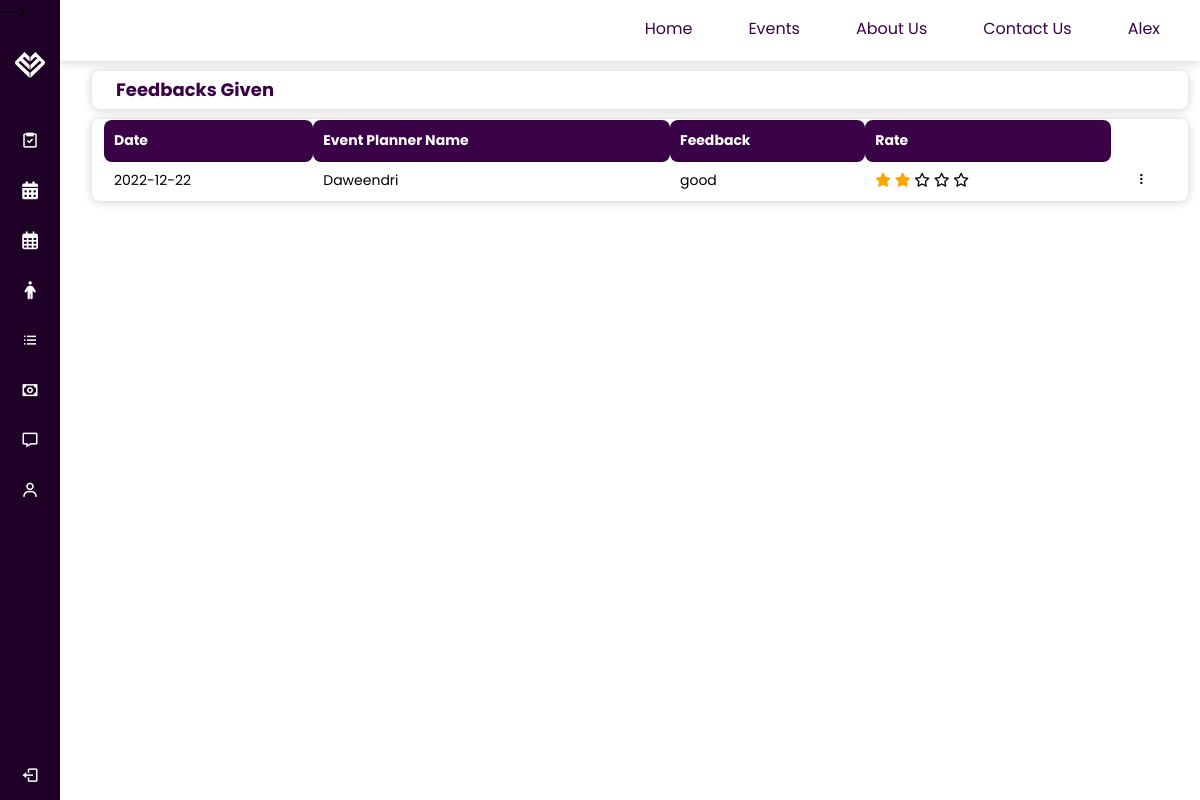
/pages/customer/ViewFeedback.php (signed in), run on the app's committed database.
### tables this page shows
CREATE TABLE `feedback` (
  `id` int(11) NOT NULL,
  `date` date NOT NULL,
  `name` varchar(50) NOT NULL,
  `text` varchar(255) NOT NULL,
  `rate` int(10) DEFAULT NULL
);

### pages/customer/ViewFeedback.php (the view, shortened to what this page needs)
<?php
include('customer_sidenav.php');
include('customer_header.php');
?>
<!DOCTYPE html>
<html>
<head>
    <link rel="stylesheet" href="../../css/eventPlannerMain.css">
    <link rel="stylesheet" href="../../css/Custcss3.css">
    <link rel="stylesheet" href="https://cdnjs.cloudflare.com/ajax/libs/font-awesome/4.7.0/css/font-awesome.min.css">
    <link rel="stylesheet" href="https://cdn.datatables.net/1.10.19/css/jquery.dataTables.min.css" />
</head>
<body>
 <div class="grid-container-payments">
        <div class="gridSearch">
            <div class="searchSec">
            <div class="page-title"> Feedbacks Given </div>
            </div>
        </div>
        <div class="gridMain">
            <table  id="example" class="display">
                <thead>
                    <tr>
                        <th>Date</th>
                        <th>Event Planner Name</th>
                        <th>Feedback</th>
                        <th>Rate</th>
                    </tr>
                </thead>
                <tbody>
                    <?php
                    $sName = "localhost";
                    $uName = "root";
                    $pass = "";
                    $db_name = "eventra";
                    $conn = mysqli_connect($sName, $uName, $pass, $db_name);
                    $sql = "SELECT * FROM `Feedback`";
                    $result = mysqli_query($conn, $sql);
                    while ($row = mysqli_fetch_assoc($result)) {
                    ?>
                        <tr>
                            <td><?php echo $row['date'] ?></td>
                            <td><?php echo $row['name'] ?></td>
                            <td><?php echo $row['text'] ?></td>
                            <td><?php $rate= $row['rate'];
                                for($i =0 ; $i < $rate; $i++){
                                    ?>
                                    <i class="fa-solid fa-star"></i>
                                    <?php
                                }
                                for($x=$rate; $x<5 ;$x++){
                                    ?>
                                    <i class="fa-regular fa-star"></i>
                                    <?php
                                }
                            ?></td>
                            <td class="tCenter menu">&#10247
                        </td>
                        <?php
                    }
                        ?>
                        </tr>
                </tbody>
            </table>
        </div>
    </div>
</body>
</html>

### css/sidenav.css (style rules this page uses)
* { margin: 0; padding: 0; box-sizing: border-box; font-family: 'Poppins', sans-serif; }

### css/navigationBar.css (style rules this page uses)
* { margin: 0; padding: 0; box-sizing: border-box; font-family: 'Poppins', sans-serif; }
:root { --mainColor: #490258; }

### css/eventPlannerMain.css (style rules this page uses)
body { font-family: 'Nunito'; background: #FAFAFA; width: 100%; height: 100%; margin: 0; padding: 0; background: #fff; }
:root { --mainColor: #3a0247; --mainGradient: linear-gradient(94.56deg, #6C429C 0%, #7D56AA 100%); }
.grid-container-payments { margin-left: 240px; transition: all 0.5s ease; }
.gridSearch, .gridMain { border-radius: 0.5rem; margin: 0 1vw; padding: 0.2vh 1vw; box-shadow: 0 1px 10px 0 rgba(0, 0, 0, 0.2); }
.gridSearch { grid-area: search; }
.gridMain { grid-area: main; }
.grid-container-payments { display: grid; grid-template-areas: 'search' 'main'; gap: 10px; padding: 10px 0 10px 20px; }
table { width: 100%; border-radius: .5rem; font-size: 14px; }
th { background-color: var(--mainColor); color: white; padding: 1rem; text-align: center; cursor: pointer; }
th, td { padding: 10px 5px; border-radius: .5rem; position: relative; }
tr { cursor: pointer; }
.tCenter { text-align: center; }
.searchSec { display: flex; align-items: center; flex-grow: 1; padding: 0.5vh 1vw; position: relative; justify-content: start; }
.page-title { flex-grow: 1; font-size: 18px; font-weight: 900px; font-weight: 700; color: #3a0247; }
@media (max-width:1240px) { .grid-container-payments { margin-left: 60px; } }
.fa-solid { color: orange; }

### css/Custcss3.css (style rules this page uses)
th, td { padding: 10px 5px; border-radius: .5rem; position: relative; }
tr { cursor: pointer; }
.tCenter { text-align: center; }

### data on the page
feedback: date "2022-12-22", name "Daweendri", text "good", rate 2 (drawn)

### other printed values
$_SESSION['user_name'] "Alex"
